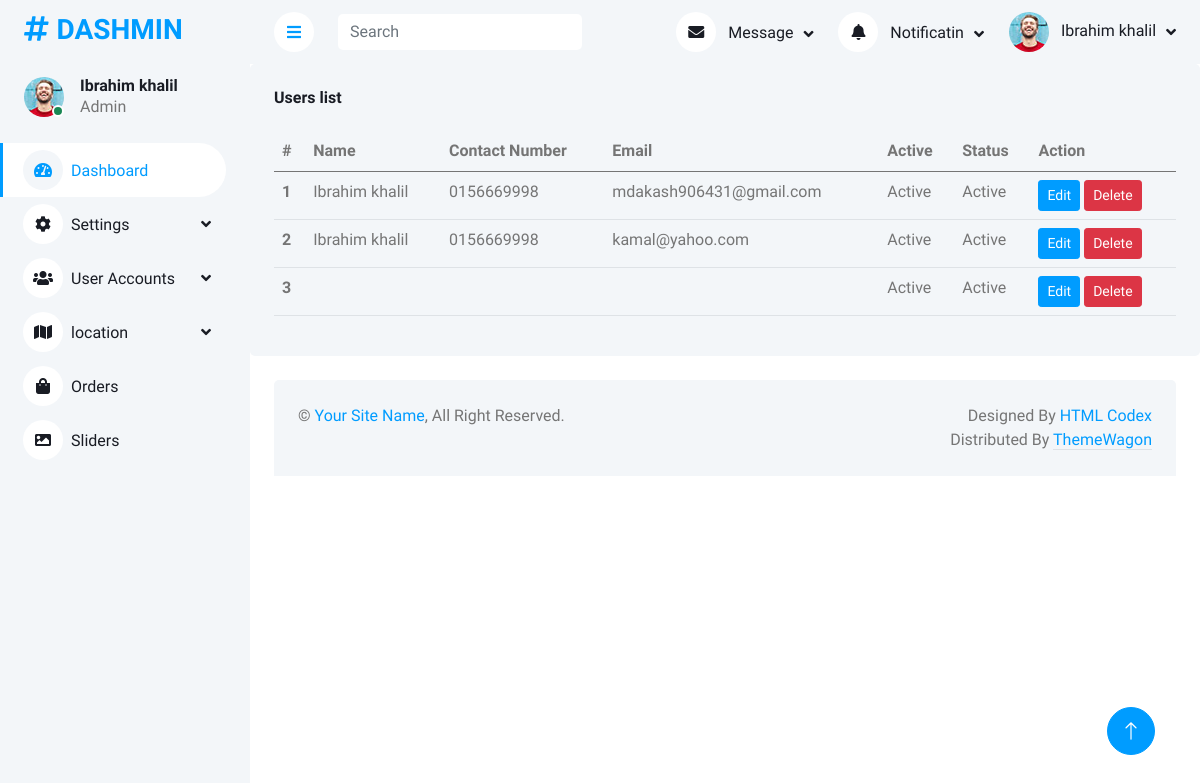
/admin/user_index.php (signed in), run on the app's committed database.
### tables this page shows
CREATE TABLE `user` (
  `id` int(11) NOT NULL,
  `name` varchar(255) DEFAULT NULL,
  `contact_no` varchar(255) DEFAULT NULL,
  `email` varchar(255) NOT NULL,
  `password` varchar(255) NOT NULL,
  `is_active` int(11) NOT NULL DEFAULT 1 COMMENT '0 inactive 1 active',
  `role_id` int(11) NOT NULL,
  `status` int(11) NOT NULL DEFAULT 1,
  `created_at` timestamp NULL DEFAULT NULL,
  `updated_at` timestamp NULL DEFAULT NULL,
  `created_by` int(11) DEFAULT NULL,
  `updated_by` int(11) DEFAULT NULL
);

### admin/include/connection.php (called while the page is built, shortened)
<?php
include 'class/crud.php';
$mysqli=new crud();

### admin/class/crud.php (called while the page is built, shortened)
<?php
    class crud{
        protected $host='localhost';
        protected $username='root';
        protected $password='';
        protected $database='library_management';
        protected $connect;
        function __construct(){
            $this->connect=new mysqli($this->host,$this->username,$this->password,$this->database);
        }
        public function common_select($table,$fields='*',$where=false,$sort='id',$sort_type='desc',$offset=false,$limit=false){
            $data=[];
            $error=0;
            $error_msg="";
            $sql="select $fields from $table";
            $sql.=" where status=1 ";
            $sql.=" order by $sort $sort_type";
            $result=$this->connect->query($sql);
            if($result){
                if($result->num_rows > 0){
                    while($r=$result->fetch_object()){
                        array_push($data,$r);
                    }
                }else{
                    $error=1;
                    $error_msg="No data available";
                }
            }else{
                $error=1;
                $error_msg=$this->connect->error;
            }
            return array('data'=>$data,'error'=>$error,'error_msg'=>$error_msg);
        }
    }

### admin/user_index.php (the view)
<?php include 'include/header.php'; ?>
    <?php include 'include/sidebar.php'; ?>
        <?php include 'include/topbar.php'; ?>
    <div class="col-12">
        <div class="bg-light rounded h-100 p-4">
            <h6 class="mb-4">Users list</h6>
            <div class="table-responsive">
                <table class="table">
                    <thead>
                        <tr>
                            <th scope="col">#</th>
                            <th scope="col">Name</th>
                            <th scope="col">Contact Number</th>
                            <th scope="col">Email</th>
                            <th scope="col">Active</th>
                            <th scope="col">Status</th>
                            <th scope="col">Action</th>
                        </tr>
                    </thead>
                    <tbody>
                        <?php
                            $data=$mysqli->common_select('user','*');
                            if($data['error']==0){
                                $data=$data['data'];
                                foreach($data as $i=>$d){
                                    ?>
                                    <tr>
                                        <th scope="row"><?= ++$i ?></th>
                                        <td><?= $d->name; ?></td>
                                        <td><?= $d->contact_no; ?></td>
                                        <td><?= $d->email; ?></td>
                                        <td><?= $d->is_active ?"Active":"Inactive" ?></td>
                                        <td><?= $d->status ? "Active":"Blocked"; ?></td>
                                        <td>
                                            <a href="user_update.php?id=<?= $d->id; ?>" class="btn btn-sm btn-primary">Edit</a>
                                            <a href="user_delete.php?id=<?= $d->id; ?>" class="btn btn-sm btn-danger">Delete</a>
                                        </td>
                                    </tr>
                                    <?php
                                }
                            }
                        ?>
                    </tbody>
                </table>
            </div>
        </div>
    </div>
<?php include 'include/footer.php'; ?>

### admin/include/header.php (shortened to what this page needs)
<?php
include 'connection.php';
?>
<!DOCTYPE html>
<html lang="en">
<head>
    <link href="https://cdnjs.cloudflare.com/ajax/libs/font-awesome/5.10.0/css/all.min.css" rel="stylesheet">
    <link href="https://cdn.jsdelivr.net/npm/bootstrap-icons@1.4.1/font/bootstrap-icons.css" rel="stylesheet">
    <link href="assets/lib/owlcarousel/assets/owl.carousel.min.css" rel="stylesheet">
    <link href="assets/lib/tempusdominus/css/tempusdominus-bootstrap-4.min.css" rel="stylesheet" />
    <link href="assets/css/bootstrap.min.css" rel="stylesheet">
    <link href="assets/css/style.css" rel="stylesheet">
</head>
<body>
    <div class="container-xxl position-relative bg-white d-flex p-0">

### admin/include/sidebar.php (shortened to what this page needs)
<div class="sidebar pe-4 pb-3">
    <nav class="navbar bg-light navbar-light">
        <a href="index.html" class="navbar-brand mx-4 mb-3">
            <h3 class="text-primary"><i class="fa fa-hashtag me-2"></i>DASHMIN</h3>
        </a>
        <div class="d-flex align-items-center ms-4 mb-4">
            <div class="position-relative">
                <img class="rounded-circle" src="assets/img/user.jpg" alt="" style="width: 40px; height: 40px;">
                <div class="bg-success rounded-circle border border-2 border-white position-absolute end-0 bottom-0 p-1"></div>
            </div>
            <div class="ms-3">
            <h6 class="mb-0"><?= $_SESSION['user']->name ?></h6>
            <span>Admin</span>
            </div>
        </div>
        <div class="navbar-nav w-100">
            <a href="index.html" class="nav-item nav-link active"><i class="fa fa-tachometer-alt me-2"></i>Dashboard</a>
            <div class="nav-item dropdown">
                <a href="#" class="nav-link dropdown-toggle" data-bs-toggle="dropdown"><i class="fa fa-cog me-2"></i>Settings</a>
            </div>
            <div class="nav-item dropdown">
                <a href="#" class="nav-link dropdown-toggle" data-bs-toggle="dropdown"><i class="fa fa-users me-2"></i>User Accounts</a>
            </div>
            <div class="nav-item dropdown">
                <a href="#" class="nav-link dropdown-toggle" data-bs-toggle="dropdown"><i class="fa fa-map me-2"></i>location</a>
            </div>
            <a href="orders.php" class="nav-item nav-link"><i class="fa fa-shopping-bag me-2"></i>Orders</a>
            <a href="slider.php" class="nav-item nav-link"><i class="fa fa-image me-2"></i>Sliders</a>
        </div>
    </nav>
</div>

### admin/include/topbar.php (shortened to what this page needs)
<div class="content">
    <nav class="navbar navbar-expand bg-light navbar-light sticky-top px-4 py-0">
        <a href="#" class="sidebar-toggler flex-shrink-0">
            <i class="fa fa-bars"></i>
        </a>
        <form class="d-none d-md-flex ms-4">
            <input class="form-control border-0" type="search" placeholder="Search">
        </form>
        <div class="navbar-nav align-items-center ms-auto">
            <div class="nav-item dropdown">
                <a href="#" class="nav-link dropdown-toggle" data-bs-toggle="dropdown">
                    <i class="fa fa-envelope me-lg-2"></i>
                    <span class="d-none d-lg-inline-flex">Message</span>
                </a>
            </div>
            <div class="nav-item dropdown">
                <a href="#" class="nav-link dropdown-toggle" data-bs-toggle="dropdown">
                    <i class="fa fa-bell me-lg-2"></i>
                    <span class="d-none d-lg-inline-flex">Notificatin</span>
                </a>
            </div>
            <div class="nav-item dropdown">
                <a href="#" class="nav-link dropdown-toggle" data-bs-toggle="dropdown">
                    <img class="rounded-circle me-lg-2" src="assets/img/user.jpg" alt="" style="width: 40px; height: 40px;">
                    <span class="d-none d-lg-inline-flex"><?= $_SESSION['user']->name ?></span>
                </a>
            </div>
        </div>
    </nav>

### admin/include/footer.php (shortened to what this page needs)
            <div class="container-fluid pt-4 px-4">
                <div class="bg-light rounded-top p-4">
                    <div class="row">
                        <div class="col-12 col-sm-6 text-center text-sm-start">
                            &copy; <a href="#">Your Site Name</a>, All Right Reserved.
                        </div>
                        <div class="col-12 col-sm-6 text-center text-sm-end">
                            Designed By <a href="https://htmlcodex.com">HTML Codex</a>
                        Distributed By <a class="border-bottom" href="https://themewagon.com" target="_blank">ThemeWagon</a>
                        </div>
                    </div>
                </div>
            </div>
        </div>
        <a href="#" class="btn btn-lg btn-primary btn-lg-square back-to-top"><i class="bi bi-arrow-up"></i></a>
    </div>
</body>
</html>

### admin/assets/css/style.css (style rules this page uses)
:root { --primary: #009CFF; --light: #F3F6F9; --dark: #191C24; }
.back-to-top { position: fixed; display: none; right: 45px; bottom: 45px; z-index: 99; }
.btn { transition: .5s; }
.btn.btn-primary { color: #FFFFFF; }
.btn-lg-square { width: 48px; height: 48px; }
.btn-square, .btn-sm-square, .btn-lg-square { padding: 0; display: inline-flex; align-items: center; justify-content: center; font-weight: normal; border-radius: 50px; }
.sidebar { position: fixed; top: 0; left: 0; bottom: 0; width: 250px; height: 100vh; overflow-y: auto; background: var(--light); transition: 0.5s; z-index: 999; }
.content { margin-left: 250px; min-height: 100vh; background: #FFFFFF; transition: 0.5s; }
@media (min-width: 992px) { .sidebar { margin-left: 0; } }
@media (min-width: 992px) { .content { width: calc(100% - 250px); } }
.sidebar .navbar .navbar-nav .nav-link { padding: 7px 20px; color: var(--dark); font-weight: 500; border-left: 3px solid var(--light); border-radius: 0 30px 30px 0; outline: none; }
.sidebar .navbar .navbar-nav .nav-link:hover, .sidebar .navbar .navbar-nav .nav-link.active { color: var(--primary); background: #FFFFFF; border-color: var(--primary); }
.sidebar .navbar .navbar-nav .nav-link i { width: 40px; height: 40px; display: inline-flex; align-items: center; justify-content: center; background: #FFFFFF; border-radius: 40px; }
.sidebar .navbar .navbar-nav .nav-link:hover i, .sidebar .navbar .navbar-nav .nav-link.active i { background: var(--light); }
.sidebar .navbar .dropdown-toggle::after { position: absolute; top: 15px; right: 15px; border: none; content: "\f107"; font-family: "Font Awesome 5 Free"; font-weight: 900; transition: .5s; }
.content .navbar .navbar-nav .nav-link { margin-left: 25px; padding: 12px 0; color: var(--dark); outline: none; }
.content .navbar .sidebar-toggler, .content .navbar .navbar-nav .nav-link i { width: 40px; height: 40px; display: inline-flex; align-items: center; justify-content: center; background: #FFFFFF; border-radius: 40px; }
.content .navbar .dropdown-toggle::after { margin-left: 6px; vertical-align: middle; border: none; content: "\f107"; font-family: "Font Awesome 5 Free"; font-weight: 900; transition: .5s; }

### data on the page
user: name "Ibrahim khalil", contact_no "0156669998", email "mdakash906431@gmail.com", is_active "Active", status "Active"
user: name "Ibrahim khalil", contact_no "0156669998", email "kamal@yahoo.com", is_active "Active", status "Active"
user: is_active "Active", status "Active"

### other printed values
$_SESSION['user']->name "Ibrahim khalil"
